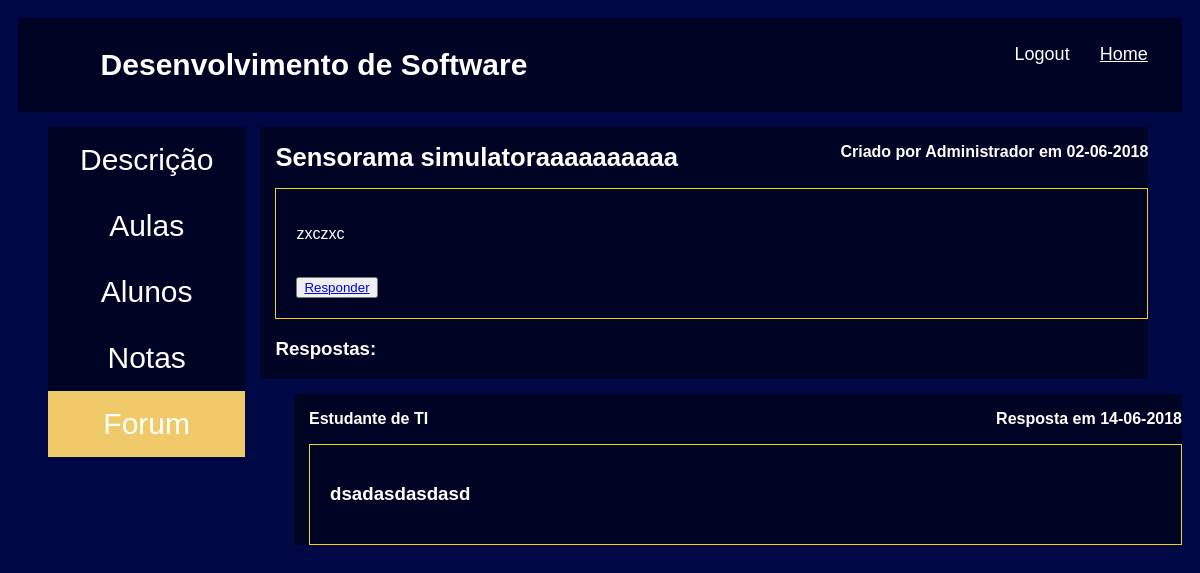
Page /turmas/1/forum/1/ (signed in) on the committed database.
### turmas/models.py (models this page shows, shortened)
class Turma(models.Model):
    name = models.CharField(max_length=100)
    description = models.TextField()
    estudantes = models.ManyToManyField(Estudante)
    professor = models.ManyToManyField(Professor)
    coordenador = models.ManyToManyField(Coodenador)

class Postagem(models.Model):
    titulo = models.CharField(max_length=100)
    descricao = models.TextField()
    turma = models.ForeignKey(Turma, on_delete=models.CASCADE)
    user = models.ForeignKey(User, on_delete=models.CASCADE)
    data = models.DateField(auto_now_add=True)

class Resposta(models.Model):
    postagem = models.ForeignKey(Postagem, on_delete=models.CASCADE)
    texto = models.TextField()
    user = models.ForeignKey(User, on_delete=models.CASCADE)
    data = models.DateField(auto_now_add=True)

### turmas/views.py (the view)
# urls.py: path('<int:id>/forum/<int:id1>/', views.exibir_postagem, name="exibir_postagem"),
@login_required(login_url="/")
def exibir_postagem(request, id, id1):
    turma = Turma.objects.get(id=id)
    postagem = Postagem.objects.get(id=id1)
    return render(request, 'turmas/forum_post.html', {'turma': turma, 'postagem': postagem})

### turmas/templates/turmas/forum_post.html
{% extends 'base_layout_turmas.html' %}
{% block content %}
    <div class="menu">
        <ul>
          <li><a href="{% url 'turmas:detail' id=turma.id %}">Descrição</a></li>
          <li><a href="{% url 'turmas:aulas' id=turma.id %}">Aulas</a></li>
          <li><a href="{% url 'turmas:alunos' id=turma.id %}">Alunos</a></li>
          <li><a href="{% url 'turmas:notas' id=turma.id %}">Notas</a></li>
          <li><a class="active" href="{% url 'turmas:forum' id=turma.id %}">Forum</a></li>
        </ul>
    </div>
    <div class="teste">
        <p>
            <b style="font-size: 1.6em;">{{postagem.titulo}}</b>
            <b style="float: right;">Criado por {{postagem.user.get_full_name}}
            em {{postagem.data|date:'d-m-Y'}}</b>
        </p>
        <form class="site-form" method="post">
            <p>{{postagem.descricao}}</p>
        <br/>
            <button>
                <a href="{% url 'turmas:criar_resposta' id=turma.id id1=postagem.id %}">Responder</a>
            </button>
        </form>
        <h3>Respostas:</h3>
    </div>
    {% for resposta in postagem.resposta_set.all %}
    <div class="teste" style="float: right;">
        <p>
            <b style="font-size: 1.0em;">{{resposta.user.get_full_name}}</b>
            <b style="float: right;">Resposta em {{resposta.data|date:'d-m-Y'}}</b>
        </p>
        <form class="site-form">
            <h3>{{resposta.texto}}</h3>
        </form>
    </div>
    {% endfor %}
{% endblock %}

### templates/base_layout_turmas.html (shortened to what this page needs)
<!DOCTYPE html>
{% load static from staticfiles %}
<html lang="en">
<head>
    <link rel="stylesheet" href="{% static 'styles.css'%}">
</head>
<body>
    <div class="header">
        {% if turma %}
            <h1>{{turma.name}}</h1>
        {% else %}
            <h1>Turmas</h1>
        {% endif %}
        <nav>
            <ul>
                <li>
                    <form class="logout-link" action="{% url 'accounts:logout' %}" method="post">
                        <button type="submit">Logout</button>
                    </form>
                </li>
                <li>
                    <a href="{% url 'index' %}">Home</a>
                </li>
            </ul>
        </nav>
    </div>
    <div class="wrapper">
        {% block content %}
        {% endblock %}
    </div>
</body>
</html>

### static/styles.css (style rules this page uses)
body { font-family: Arial; padding: 10px; background-color: #000745; color: #fff; }
.header { padding: 10px; text-align: center; background-color: #000424; font-size: 15px; color: #fff; display: grid; grid-template-columns: 1fr 1fr; }
.menu { float: left; margin-top: 15px; margin-left: 15px; padding-left: 15px; }
.menu ul { list-style-type: none; margin: 0; padding: 0; width: 100%; height: 100%; background-color: #000424; }
.menu li a { display: block; color: #fff; padding: 16px 32px; text-decoration: none; font-size: 30px; text-align: center; }
.menu li a.active { background-color: #f0ca69; color: white; }
.teste { background: #000424; margin-top: 15px; margin-left: 15px; padding-left: 15px; width: 75%; height: 100%; float: left; }
.teste form { margin-top: 0px; margin-left: 0px; }
nav { justify-self: end; }
nav li { display: inline-block; padding-left: 20px; }
nav button { background: none; color: #fff; cursor: pointer; border: 0; font-size: 1.2em; }
nav a { background: none; color: #fff; font-size: 1.2em; }
.site-form { margin-top: 60px; border: 1px solid #fACC14; padding: 20px; }

### rows in the picture
Turma: name "Desenvolvimento de Software"
Postagem: titulo "Sensorama simulatoraaaaaaaaaa", user.get_full_name "Administrador", data "02-06-2018", descricao "zxczxc"
Resposta: user.get_full_name "Estudante de TI", data "14-06-2018", texto "dsadasdasdasd"
